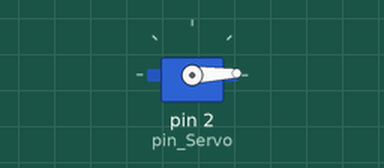
The sketch below on a simulated Arduino Uno, built with avr-gcc and run on an emulated ATmega328P. Shown: servo.

Above: at 0.05 s.
At 0.9 s:
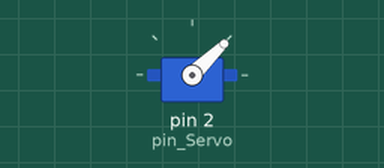
At 1.8 s:
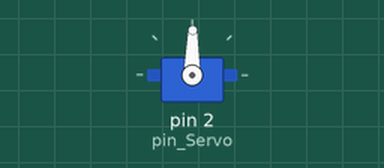
At 3.6 s:
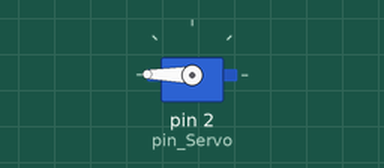
Timing chart, 0 to 8.4 s (numbered marks = the images above):
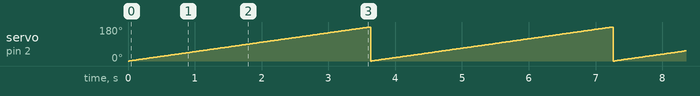

The sketch:

Servo_example.ino
```cpp
#include <Servo.h>
#define pin_Servo 2

Servo Servo_1;

void setup() {

  Servo_1.attach(pin_Servo);

}

void loop() {

  for(int i = 0; i <= 180; i++)
  {
    Servo_1.write(i);
    delay(20);
  }

}
```

Measured:
- by itself, servo on pin 2 (pin_Servo): ramps from 0° to 180° and jumps back, once every 3.6 s
